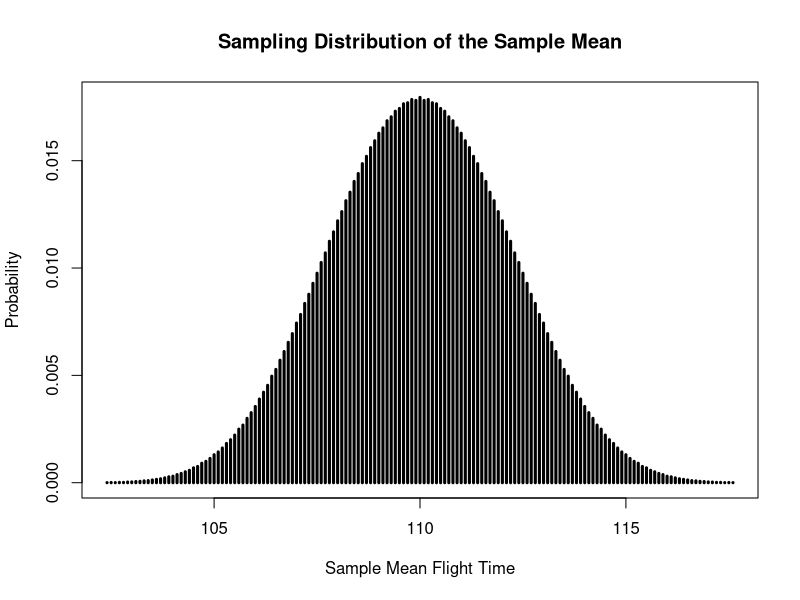

The R source for this figure: (Note: this script raises an error after producing the figure.)
# HOUSEKEEPING
user <- "C:/Users/brian/"
dir1 <- "Dropbox/Teaching/Concordia College/"
proj <- "[BUSN320] Business Statistics/BUSN320-Slides/figures"
setwd(file.path(user, dir1, proj))

# Population of 20 FAR–ORD flight times
flight_times <- c(
  104, 112, 97, 121, 108,
  115, 101, 126, 110, 106,
  99, 118, 103, 124, 107,
  113, 95, 129, 105, 107
)

# Generate Every Possible Sample of Size 10 without Replacement
samples <- combn(flight_times,10)

# Calculate the Mean of Every Possible Sample
sample_means <- colMeans(samples)

# Construct the Sampling Distribution
mean_distribution <- as.data.frame(table(sample_means))
names(mean_distribution) <- c("Sample_Mean", "Frequency")
mean_distribution$Sample_Mean <-
  as.numeric(as.character(mean_distribution$Sample_Mean))
mean_distribution$Probability <-
  mean_distribution$Frequency / sum(mean_distribution$Frequency)

# Plot the Sampling Distribution of the Sample Mean
png("busn-320-ch07-panel01-fig01.png",width=700,height=700)
plot(
  mean_distribution$Sample_Mean,
  mean_distribution$Probability,
  type = "h",
  lwd = 3,
  xlab = "Sample Mean Flight Time",
  ylab = "Probability",
  main = "Sampling Distribution of the Sample Mean"
)
dev.off()



#install.packages("ggplot2")
#library(ggplot2)

set.seed(320)

# All four populations have:
# Population mean = 100
# Population standard deviation = 20

population_mean <- 100
population_sd   <- 20

# ------------------------------------------------------------
# 1. Define functions for drawing from each population
# ------------------------------------------------------------

draw_population <- function(distribution, n) {
  if (distribution == "Normal") {
    values <- rnorm(
      n,
      mean = population_mean,
      sd = population_sd
    )
  } else if (distribution == "Uniform") {
    lower_bound <- population_mean - population_sd * sqrt(3)
    upper_bound <- population_mean + population_sd * sqrt(3)
    values <- runif(
      n,
      min = lower_bound,
      max = upper_bound
    )
  } else if (distribution == "Bimodal") {
    # Component means are chosen so the overall
    # population mean is 100 and SD is 20.
    component_sd <- 5
    distance_from_mean <- sqrt(
      population_sd^2 - component_sd^2
    )
    group <- sample(
      c(-1, 1),
      size = n,
      replace = TRUE
    )
    values <- rnorm(
      n,
      mean = population_mean +
        group * distance_from_mean,
      sd = component_sd
    )
  } else if (distribution == "Exponential") {
    # An exponential distribution with mean and SD equal to 20,
    # shifted right by 80.
    values <- 80 + rexp(
      n,
      rate = 1 / 20
    )
  }
  return(values)
}

# ------------------------------------------------------------
# 2. Display the four population distributions
# ------------------------------------------------------------

distributions <- c(
  "Normal",
  "Uniform",
  "Bimodal",
  "Exponential"
)
population_data <- data.frame()
for (distribution_name in distributions) {
  
  simulated_values <- draw_population(
    distribution = distribution_name,
    n = 100000
  )
  temporary_data <- data.frame(
    value = simulated_values,
    distribution = distribution_name
  )
  population_data <- rbind(
    population_data,
    temporary_data
  )
}
population_data$distribution <- factor(
  population_data$distribution,
  levels = distributions
)
ggplot(
  population_data,
  aes(x = value)
) +
  geom_histogram(
    aes(y = after_stat(density)),
    bins = 60,
    fill = "#85002A",
    color = "white"
  ) +
  facet_wrap(
    ~ distribution,
    ncol = 2,
    scales = "free_y"
  ) +
  coord_cartesian(xlim = c(40, 200)) +
  labs(
    title = "Four Population Distributions",
    subtitle = "Each population has mean 100 and standard deviation 20",
    x = "Value",
    y = "Density"
  ) +
  theme_minimal(base_size = 14)

# ------------------------------------------------------------
# 3. Generate the sampling distributions
# ------------------------------------------------------------

sample_sizes <- c(3, 5, 50)
number_of_samples <- 10000

sampling_data <- data.frame()

for (distribution_name in distributions) {
  
  for (current_sample_size in sample_sizes) {
    
    sample_means <- replicate(
      number_of_samples,
      mean(
        draw_population(
          distribution = distribution_name,
          n = current_sample_size
        )
      )
    )
    
    temporary_data <- data.frame(
      sample_mean = sample_means,
      distribution = distribution_name,
      sample_size = paste0("n = ", current_sample_size)
    )
    
    sampling_data <- rbind(
      sampling_data,
      temporary_data
    )
  }
}

sampling_data$distribution <- factor(
  sampling_data$distribution,
  levels = distributions
)

sampling_data$sample_size <- factor(
  sampling_data$sample_size,
  levels = paste0("n = ", sample_sizes)
)

# ------------------------------------------------------------
# 4. Plot the sampling distributions
# ------------------------------------------------------------

ggplot(
  sampling_data,
  aes(x = sample_mean)
) +
  geom_histogram(
    aes(y = after_stat(density)),
    bins = 40,
    fill = "#85002A",
    color = "white"
  ) +
  facet_grid(
    distribution ~ sample_size,
    scales = "free_y"
  ) +
  geom_vline(
    xintercept = population_mean,
    color = "#1769AA",
    linewidth = 0.8,
    linetype = "dashed"
  ) +
  coord_cartesian(xlim = c(60, 140)) +
  labs(
    title = "Sampling Distributions of the Sample Mean",
    subtitle = paste(
      "Each panel is based on",
      format(number_of_samples, big.mark = ","),
      "random samples"
    ),
    x = "Sample Mean",
    y = "Density"
  ) +
  theme_minimal(base_size = 13)
